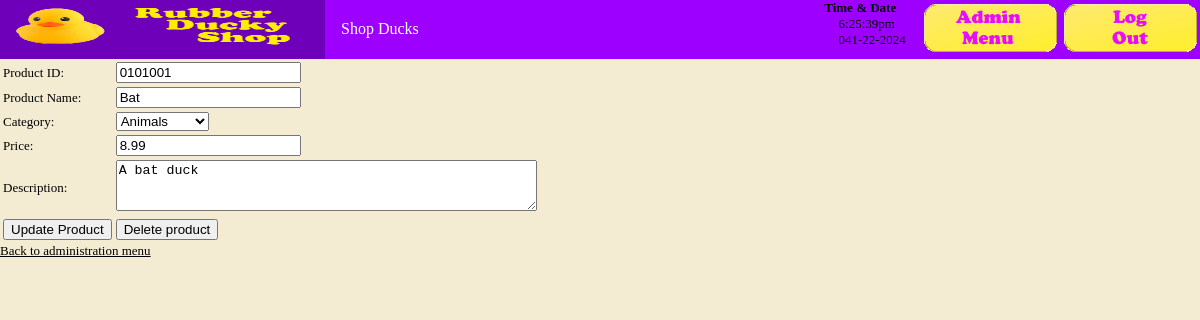
Screenshot of /edit_product_form.php?productid=0101001 (signed in) with the database file from the repository.
### tables this page shows
create table product
(
   productid char(7) not null primary key,
   title char(100),
   catid int unsigned,
   price float(4,2) not null,
   description varchar(255)
);

create table categories
(
  catid int unsigned not null auto_increment primary key,
  catname char(60) not null
);

### product_fns.php (called while the page is built, shortened)
<?php
function get_categories() {
   $conn = db_connect();
   $query = "select catid, catname from categories";
   $result = @$conn->query($query);
   $num_cats = @$result->num_rows;
   $result = db_result_to_array($result);
   return $result;
}
function get_product_details($productid) {
  $conn = db_connect();
  $query = "select * from product where productid='".$conn->real_escape_string($productid)."'";
  $result = @$conn->query($query);
  $result = @$result->fetch_assoc();
  return $result;
}
?>

### db_fns_duck.php (called while the page is built, shortened)
<?php
function db_result_to_array($result) {
   $res_array = array();
   for ($count=0; $row = $result->fetch_assoc(); $count++) {
     $res_array[$count] = $row;
   }
   return $res_array;
}
?>

### admin_fns_duck.php (the view, shortened to what this page needs)
<?php
function display_product_form($product = '') {
  $edit = is_array($product);
?>
  <form method="post"
        action="<?php echo $edit ? 'edit_product.php' : 'insert_product.php';?>">
  <table border="0">
  <tr>
    <td>Product ID:</td>
    <td><input type="text" name="productid"
         value="<?php echo htmlspecialchars($edit ? $product['productid'] : ''); ?>" /></td>
  </tr>
  <tr>
    <td>Product Name:</td>
    <td><input type="text" name="title"
         value="<?php echo htmlspecialchars($edit ? $product['title'] : ''); ?>" /></td>
  </tr>
   <tr>
      <td>Category:</td>
      <td><select name="catid">
      <?php
          $cat_array=get_categories();
          foreach ($cat_array as $thiscat) {
               echo "<option value=\"".htmlspecialchars($thiscat['catid'])."\"";
               if (($edit) && ($thiscat['catid'] == $product['catid'])) {
                   echo " selected";
               }
               echo ">".htmlspecialchars($thiscat['catname'])."</option>";
          }
          ?>
          </select>
        </td>
   </tr>
   <tr>
    <td>Price:</td>
    <td><input type="text" name="price"
               value="<?php echo htmlspecialchars($edit ? $product['price'] : ''); ?>" /></td>
   </tr>
   <tr>
     <td>Description:</td>
     <td><textarea rows="3" cols="50"
          name="description"><?php echo htmlspecialchars($edit ? $product['description'] : ''); ?></textarea></td>
    </tr>
    <tr>
      <td <?php if (!$edit) { echo "colspan=2"; }?> align="center">
        <input type="submit"
               value="<?php echo $edit ? 'Update' : 'Add'; ?> Product" />
        </form></td>
        <?php
           if ($edit) {
             echo "<td>
                   <form method=\"post\" action=\"delete_product.php\">
                   <input type=\"hidden\" name=\"productid\"
                    value=\"".htmlspecialchars($product['productid'])."\" />
                   <input type=\"submit\" value=\"Delete product\"/>
                   </form></td>";
            }
          ?>
<?php
}
?>

### output_fns_duck.php (style rules this page uses)
body { font-family: Cooper Black; font-size: 13px ; margin: 0px ; background-color:#F4ECD2 }
li, td { font-family: Cooper Black; font-size: 13px }

### rows the page displays
product: productid "0101001", title "Bat", catid "Animals", price "8.99", description "A bat duck"

### other values shown
$name "Back to administration menu"
